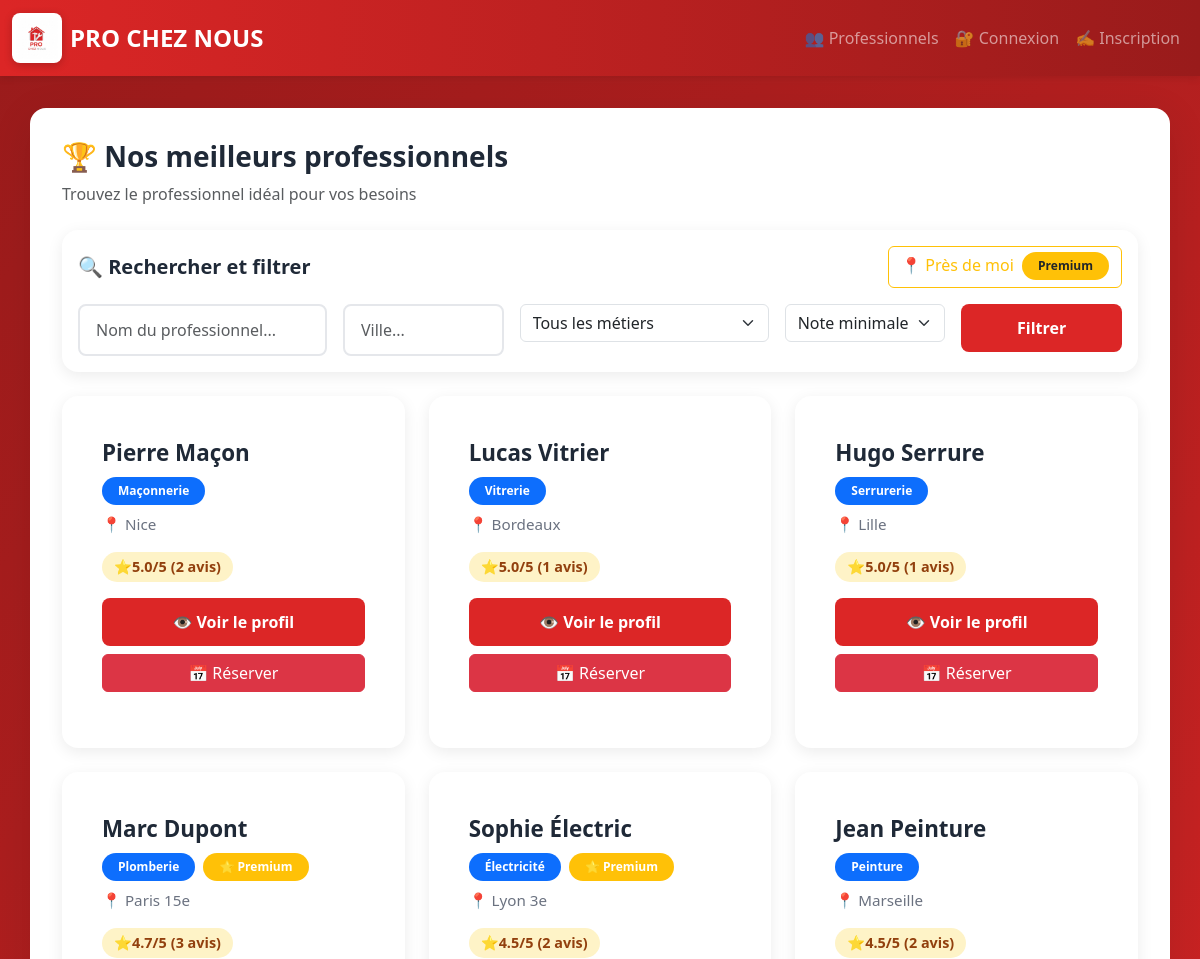
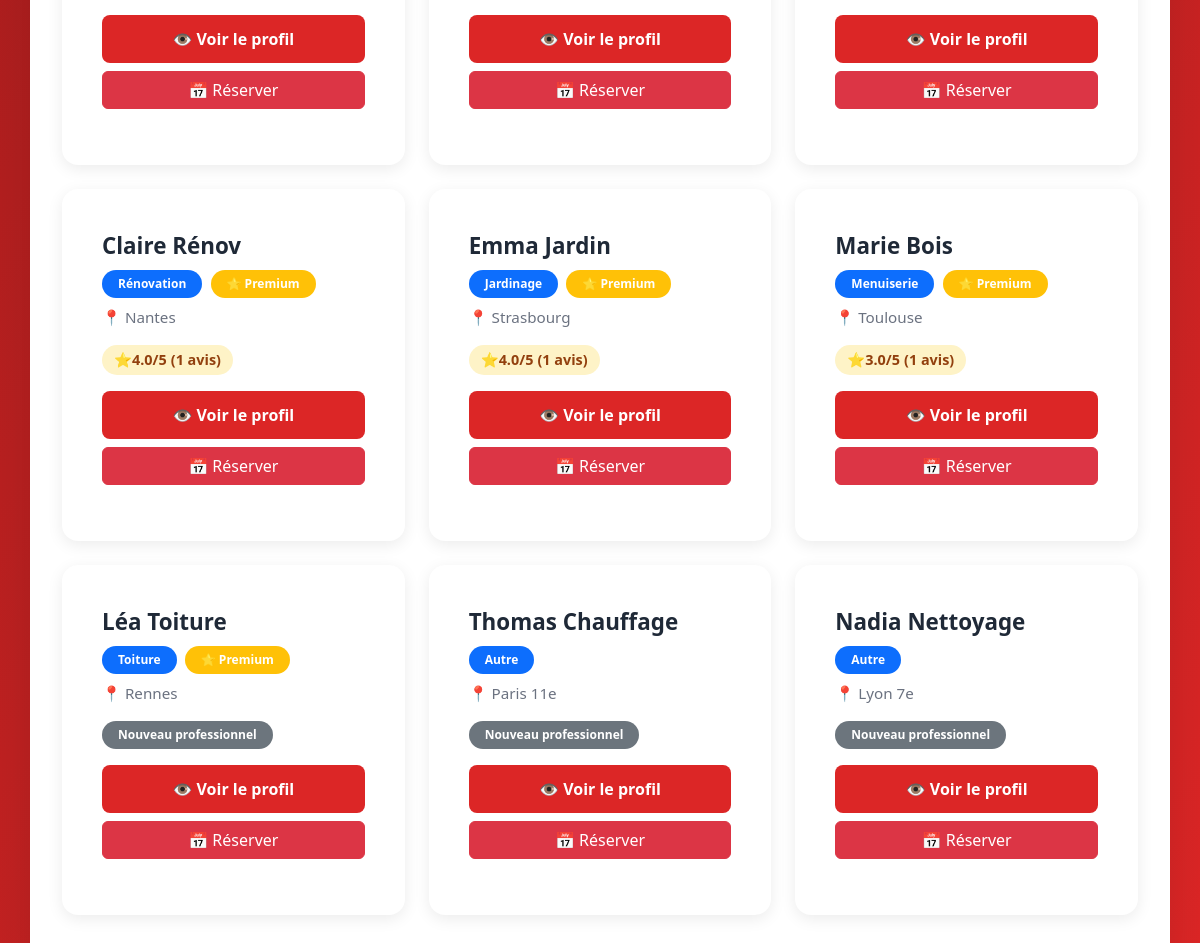
Page /professionals on the committed database (2 pictures, top to bottom).
### tables this page shows
CREATE TABLE users (
            id INTEGER PRIMARY KEY,
            name TEXT,
            email TEXT UNIQUE,
            password TEXT,
            role TEXT,
            localisation TEXT,
            categorie TEXT,
            plan TEXT DEFAULT 'gratuit'
        , statut_verification TEXT DEFAULT "non_verifie", latitude REAL, longitude REAL, phone TEXT);

### app.py (the view)
@app.route('/professionals')
def view_professionals():
    conn = get_db()
    categories = [
        '🔧 Plomberie', '⚡ Électricité', '🎨 Peinture', '🪚 Menuiserie', '🧱 Maçonnerie',
        '🏗️ Rénovation', '🪟 Vitrerie', '🔐 Serrurerie', '🏠 Toiture', '🪜 Couverture',
        '🌳 Jardinage', '🌱 Paysagiste', '🌿 Élagage', '💧 Piscine',
        '❄️ Climatisation', '🔥 Chauffage', '📡 Antenne/Parabole', '🚪 Portail/Clôture',
        '🧹 Nettoyage', '🧽 Ménage à domicile', '🪟 Lavage vitres', '🧼 Pressing/Repassage',
        '🚚 Déménagement', '📦 Livraison', '🚗 Transport', '🛵 Coursier',
        '🔨 Bricolage', '⚙️ Dépannage', '🔧 Réparation électroménager', '📱 Réparation téléphone',
        '💻 Informatique', '🖥️ Maintenance PC', '📶 Installation internet',
        '✂️ Coiffure à domicile', '💅 Manucure', '💆 Massage', '👗 Couture/Retouche',
        '🍳 Cuisinier à domicile', '🎂 Pâtisserie', '🍕 Traiteur', '☕ Barista',
        '👶 Garde d\'enfants', '🧓 Aide à domicile', '🐕 Garde animaux', '🚶 Promenade chiens',
        '🚗 Mécanicien auto', '🏍️ Mécanicien moto', '🔧 Carrosserie', '🚙 Lavage auto',
        '📚 Soutien scolaire', '🎓 Formation', '🎸 Cours de musique', '🎨 Cours d\'art',
        '📸 Photographe', '🎥 Vidéaste', '🎤 DJ/Sonorisation', '🎪 Animation événements',
        '👔 Repassage', '🧺 Blanchisserie', '🪡 Tapissier', '🛋️ Rénovation meuble',
        '🪴 Fleuriste', '🌺 Décoration florale', '🎀 Décoration événements',
        '🔒 Sécurité', '👮 Gardiennage', '📹 Installation alarme',
        '🏋️ Coach sportif', '🧘 Yoga/Pilates', '💪 Personal trainer',
        '🐝 Apiculture', '🐓 Élevage', '🌾 Agriculture', '🥕 Maraîchage',
        '🎪 Autres services'
    ]
    search = request.args.get('search', '').strip()
    ville = request.args.get('ville', '').strip()
    note_min = request.args.get('note_min', '').strip()
    categorie = request.args.get('categorie', '').strip()
    query = '''
        SELECT u.id, u.name, u.localisation, u.categorie, u.plan, u.statut_verification,
               COALESCE(AVG(a.note), 0) as note_moyenne,
               COUNT(a.id) as nb_avis
        FROM users u
        LEFT JOIN avis a ON u.id = a.pro_id
        WHERE u.role = 'pro'
    '''
    params = []
    if search:
        query += ' AND u.name LIKE ?'
        params.append(f'%{search}%')
    if ville:
        query += ' AND u.localisation LIKE ?'
        params.append(f'%{ville}%')
    if categorie:
        query += ' AND u.categorie = ?'
        params.append(categorie)
    query += ' GROUP BY u.id'
    if note_min:
        query += ' HAVING note_moyenne >= ?'
        params.append(float(note_min))
    query += ' ORDER BY note_moyenne DESC'
    pros = conn.execute(query, params).fetchall()
    user = None
    if 'user_id' in session:
        user = conn.execute('SELECT * FROM users WHERE id = ?', (session['user_id'],)).fetchone()
    return render_template('professionals.html', professionals=pros, categories=categories, user=user)

### app.py (called while the page is built)
def get_db():
    conn = sqlite3.connect('database.db')
    conn.row_factory = sqlite3.Row
    return conn

### templates/professionals.html (shortened to what this page needs)
{% extends "base.html" %}{% block title %}Professionnels{% endblock %}{% block content %}
<div class="mb-4">
    <h3>🏆 Nos meilleurs professionnels</h3>
    <p class="text-muted">Trouvez le professionnel idéal pour vos besoins</p>
</div>
<div class="card mb-4">
    <div class="card-body">
        <div class="d-flex justify-content-between align-items-center mb-3">
            <h5 class="mb-0">🔍 Rechercher et filtrer</h5>
            {% if user and user.plan == 'premium' and not nearby_mode %}
            <button onclick="findNearby()" class="btn btn-warning">
                📍 Près de moi <span class="badge bg-light text-dark ms-1">Premium</span>
            </button>
            {% elif not user or user.plan != 'premium' %}
            <a href="{{ url_for('subscription') }}" class="btn btn-outline-warning">
                📍 Près de moi <span class="badge bg-warning text-dark ms-1">Premium</span>
            </a>
            {% endif %}
        </div>
        <form method="GET" action="{{ url_for('view_professionals') }}">
            <div class="row g-3">
                <div class="col-md-3">
                    <input type="text" class="form-control" name="search" placeholder="Nom du professionnel..." value="{{ request.args.get('search', '') }}">
                </div>
                <div class="col-md-2">
                    <input type="text" class="form-control" name="ville" placeholder="Ville..." value="{{ request.args.get('ville', '') }}">
                </div>
                <div class="col-md-3">
                    <select class="form-select" name="categorie">
                        <option value="">Tous les métiers</option>
                    </select>
                </div>
                <div class="col-md-2">
                    <select class="form-select" name="note_min">
                        <option value="">Note minimale</option>
                    </select>
                </div>
                <div class="col-md-2">
                    <button type="submit" class="btn btn-primary w-100">Filtrer</button>
                </div>
            </div>
        </form>
    </div>
</div>
{% if professionals %}
<div class="row">
{% for pro in professionals %}
    <div class="col-md-6 col-lg-4 mb-4">
        <div class="card professional-card h-100">
            <div class="card-body">
                <div class="professional-name">
                    {{ pro.name }}
                </div>
                {% if pro.categorie %}
                <div class="mb-2">
                    <span class="badge bg-primary">{{ pro.categorie }}</span>
                    {% if pro.plan == 'premium' %}
                    <span class="badge bg-warning ms-1">⭐ Premium</span>
                    {% endif %}
                </div>
                {% endif %}
                {% if pro.localisation %}
                <div class="professional-location">
                    <span class="location-icon">📍</span> {{ pro.localisation }}
                </div>
                {% endif %}
                <div class="mt-3 mb-3">
                    {% if pro.nb_avis > 0 %}
                        <span class="rating-badge">
                            <span class="star-icon">⭐</span> {{ "%.1f"|format(pro.note_moyenne) }}/5
                            <span class="ms-1">({{ pro.nb_avis }} avis)</span>
                        </span>
                    {% else %}
                        <span class="badge bg-secondary">Nouveau professionnel</span>
                    {% endif %}
                </div>
                <div class="professional-actions mt-3">
                    <a href="{{ url_for('profil', pro_id=pro.id) }}" class="btn btn-primary w-100">
                        👁️ Voir le profil
                    </a>
                </div>
                <div class="mt-2">
                    <a href="{{ url_for('book', pro_id=pro.id) }}" class="btn btn-danger w-100">
                        📅 Réserver
                    </a>
                </div>
            </div>
        </div>
    </div>
{% endfor %}
</div>
{% else %}
<div class="alert alert-info text-center">
    <h5>Aucun professionnel disponible pour le moment</h5>
    <p class="mb-0">Revenez plus tard ou inscrivez-vous en tant que professionnel!</p>
</div>
{% endif %}
{% endblock %}

### static/style.css (style rules this page uses)
:root { --primary-color: #dc2626; --primary-dark: #991b1b; --secondary-color: #ef4444; --text-dark: #1f2937; --text-light: #6b7280; --border-color: #e5e7eb; --bg-light: #fef2f2; }
body { font-family: 'Segoe UI', Tahoma, Geneva, Verdana, sans-serif; color: var(--text-dark); background: linear-gradient(135deg, #991b1b 0%, #dc2626 100%); min-height: 100vh; }
.btn-primary { background: var(--primary-color); border: none; padding: 0.75rem 2rem; border-radius: 8px; font-weight: 600; transition: all 0.3s ease; }
.form-control { border: 2px solid var(--border-color); border-radius: 8px; padding: 0.75rem 1rem; transition: all 0.3s ease; }
.professional-card { background: white; border-radius: 12px; padding: 1.5rem; margin-bottom: 1rem; }
.professional-name { font-size: 1.4rem; font-weight: 700; color: var(--text-dark); margin-bottom: 0.5rem; }
.professional-location { color: var(--text-light); font-size: 0.95rem; margin-bottom: 0.5rem; }
.rating-badge { display: inline-flex; align-items: center; background: #fef3c7; color: #92400e; padding: 0.25rem 0.75rem; border-radius: 20px; font-weight: 600; font-size: 0.9rem; }
.location-icon { color: var(--secondary-color); }
.star-icon { color: #fbbf24; }
h3, h4, h5 { color: var(--text-dark); font-weight: 700; }
.card { border: none; border-radius: 16px; box-shadow: 0 4px 16px rgba(0,0,0,0.08); }
.badge { padding: 0.5rem 1rem; border-radius: 20px; font-weight: 600; }
.professional-actions { display: flex; gap: 0.5rem; }

### rows in the picture
users: name "Pierre Maçon", categorie "Maçonnerie", localisation "Nice", note_moyenne "5.0", nb_avis "2"
users: name "Lucas Vitrier", categorie "Vitrerie", localisation "Bordeaux", note_moyenne "5.0", nb_avis "1"
users: name "Hugo Serrure", categorie "Serrurerie", localisation "Lille", note_moyenne "5.0", nb_avis "1"
users: name "Marc Dupont", categorie "Plomberie", plan "⭐ Premium", localisation "Paris 15e", note_moyenne "4.7", nb_avis "3"
users: name "Sophie Électric", categorie "Électricité", plan "⭐ Premium", localisation "Lyon 3e", note_moyenne "4.5", nb_avis "2"
users: name "Jean Peinture", categorie "Peinture", localisation "Marseille", note_moyenne "4.5", nb_avis "2"
users: name "Claire Rénov", categorie "Rénovation", plan "⭐ Premium", localisation "Nantes", note_moyenne "4.0", nb_avis "1"
users: name "Emma Jardin", categorie "Jardinage", plan "⭐ Premium", localisation "Strasbourg", note_moyenne "4.0", nb_avis "1"
users: name "Marie Bois", categorie "Menuiserie", plan "⭐ Premium", localisation "Toulouse", note_moyenne "3.0", nb_avis "1"
users: name "Léa Toiture", categorie "Toiture", plan "⭐ Premium", localisation "Rennes", shows "Nouveau professionnel"
users: name "Thomas Chauffage", categorie "Autre", localisation "Paris 11e", shows "Nouveau professionnel"
users: name "Nadia Nettoyage", categorie "Autre", localisation "Lyon 7e", shows "Nouveau professionnel"
